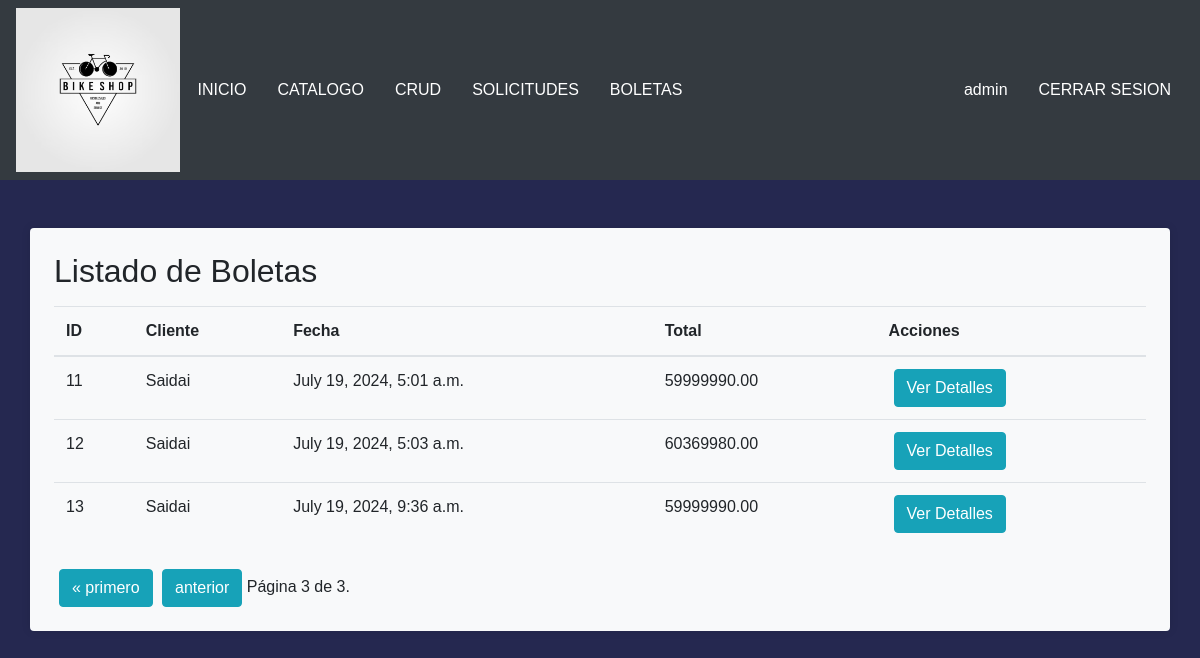
The page /boletas/?page=3 (signed in) on the database as committed earlier.
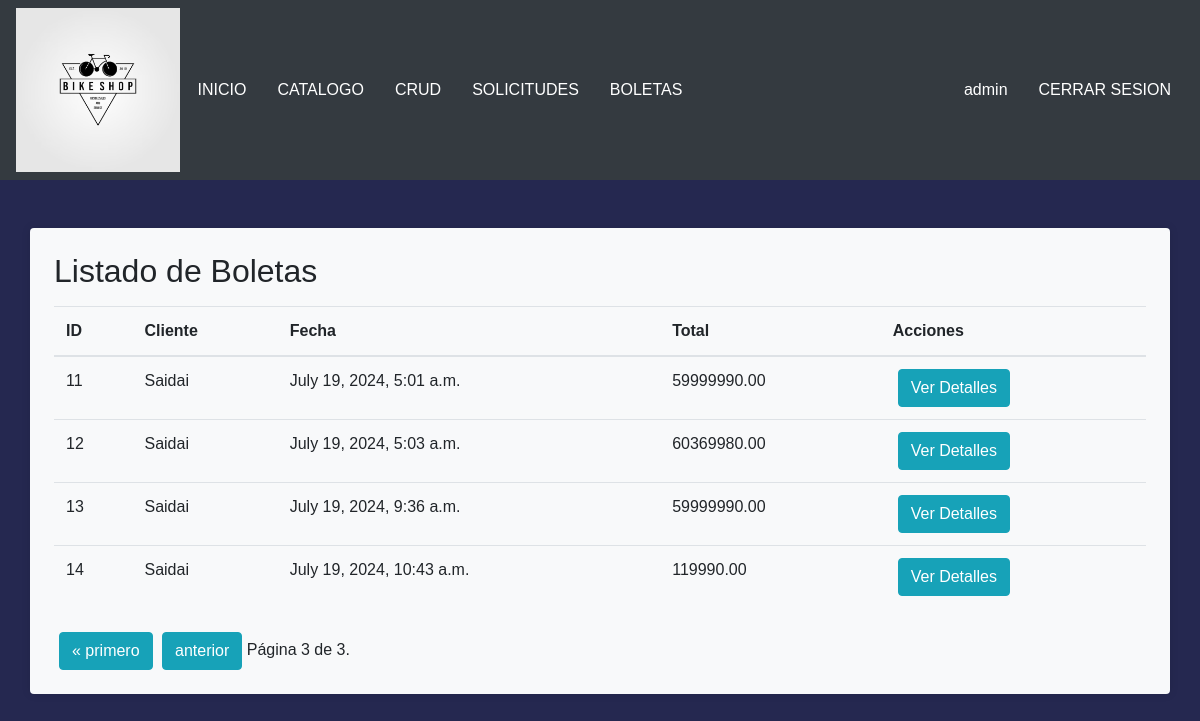
The same page on the database as committed later.
### alumnos/models.py (models this page shows, shortened)
class Boleta(models.Model):
    cliente = models.ForeignKey(Cliente, on_delete=models.CASCADE)
    fecha = models.DateTimeField(default=timezone.now)
    total = models.DecimalField(max_digits=10, decimal_places=2)
    productos = models.ManyToManyField(Producto, through='BoletaProducto')

class Cliente(models.Model):
    id_cliente = models.AutoField(primary_key=True)
    nombre = models.CharField(max_length=100)
    correo = models.CharField(max_length=100)
    contrasena = models.CharField(max_length=100)
    def __str__(self):
        return self.nombre

### alumnos/views.py (the view)
# urls.py: path('boletas/', views.boleta_list, name='boleta_list'),
def boleta_list(request):
    if not request.user.is_staff:
        return redirect('index')
    boletas = Boleta.objects.all()
    paginator = Paginator(boletas, 5)  # Muestra 5 boletas por página
    page_number = request.GET.get('page')
    page_obj = paginator.get_page(page_number)
    return render(request, 'alumnos/boleta_list.html', {'page_obj': page_obj})

### alumnos/templates/alumnos/boleta_list.html (shortened to what this page needs)
{% extends "alumnos/base.html" %}
{% block content %}
<div class="container bg-light rounded p-4 mt-4">
    <h2>Listado de Boletas</h2>
    <table class="table mt-3 table-responsive-lg">
        <thead>
            <tr>
                <th>ID</th>
                <th>Cliente</th>
                <th>Fecha</th>
                <th>Total</th>
                <th>Acciones</th>
            </tr>
        </thead>
        <tbody>
            {% for boleta in page_obj %}
                <tr>
                    <td>{{ boleta.id }}</td>
                    <td>{{ boleta.cliente }}</td>
                    <td>{{ boleta.fecha }}</td>
                    <td>{{ boleta.total }}</td>
                    <td>
                        <a href="{% url 'boleta_detail' boleta.id %}" class="btn btn-info">Ver Detalles</a>
                    </td>
                </tr>
            {% empty %}
                <tr>
                    <td colspan="5">No hay boletas disponibles.</td>
                </tr>
            {% endfor %}
        </tbody>
    </table>
    <div class="pagination text-center mt-4">
        <span class="step-links">
            {% if page_obj.has_previous %}
                <a href="?page=1" style="text-decoration: none;">
                    <button class="btn btn-info">&laquo; primero</button>
                </a>
                <a href="?page={{ page_obj.previous_page_number }}">
                    <button class="btn btn-info">anterior</button>
                </a>
            {% endif %}
            <span class="current">
                Página {{ page_obj.number }} de {{ page_obj.paginator.num_pages }}.
            </span>
        </span>
    </div>
</div>
{% endblock %}

Rows that differ between the two databases and show on the page:
added Boleta: id "14", cliente "Saidai", fecha "July 19, 2024, 10:43 a.m.", total "119990.00"
